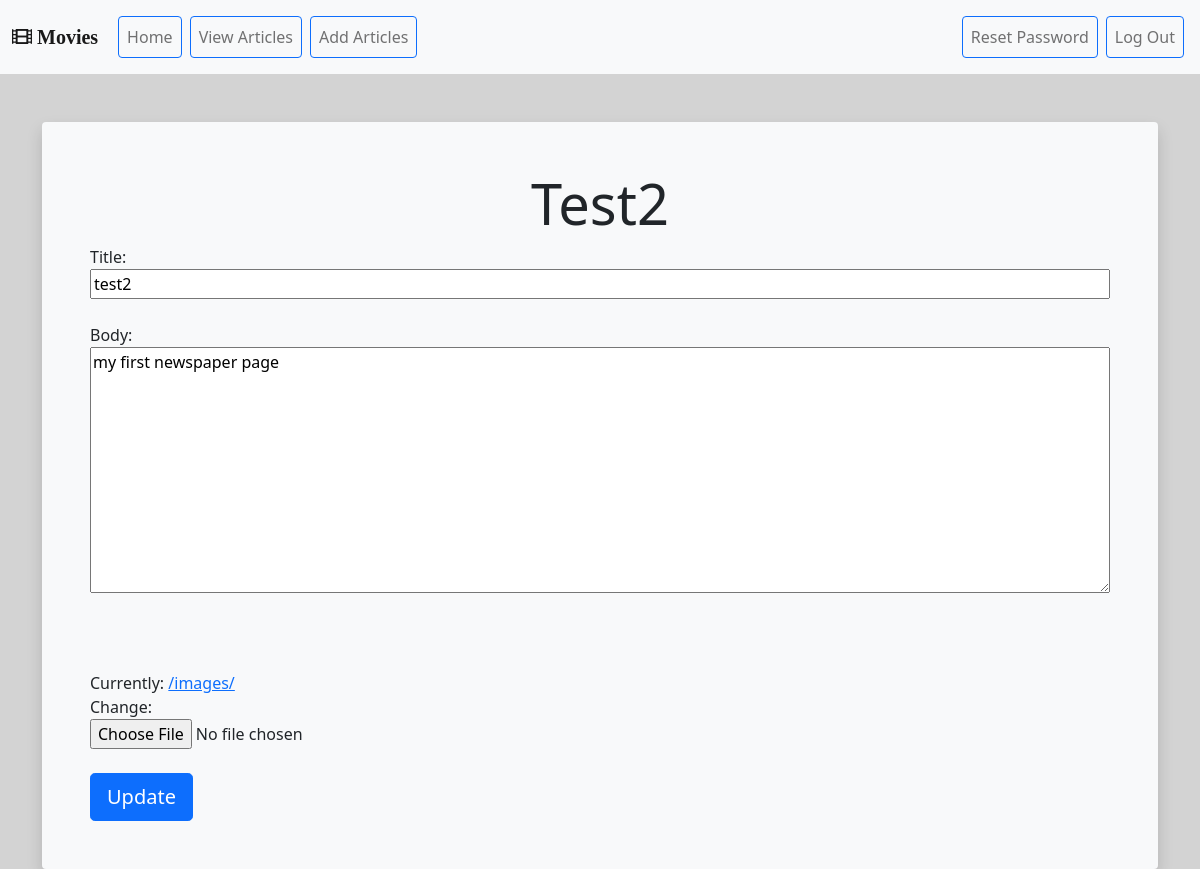
The page /articles/2/edit/ (signed in) on the database its author committed.
### articles/models.py (models this page shows, shortened)
class Article(models.Model):
    title = models.CharField(max_length=255)
    body = models.TextField()
    date = models.DateTimeField(auto_now_add=True)
    author = models.ForeignKey(
        get_user_model(),       # the user that is creating the model
        on_delete = models.CASCADE
    )
    image = models.ImageField(upload_to='static/images/', default='static/images/')

### articles/views.py (the view)
# urls.py: path('<int:pk>/edit/', ArticleUpdateView.as_view(),  name='article_edit'),
class ArticleUpdateView(LoginRequiredMixin, UserPassesTestMixin, UpdateView):
    model = Article
    template_name = 'article_edit.html'
    fields = ('title', 'body', 'image')
    def test_func(self): # for UserPassesTestMixin
        obj = self.get_object()
        return obj.author == self.request.user

### templates/article_edit.html (shortened to what this page needs)
{% extends 'base.html' %}
{% load static %}
{% load crispy_forms_tags %}
{% block cssstyle %}
<link rel="stylesheet" href="{% static 'css/form.css' %}">
{% endblock cssstyle %}
{% block content %}
<div class="container">
    <div class="bg-light p-5 rounded mt-5 shadow">
        <div class="jumbotron">
            <h1 class="display-4 text-center">{{ article.title|capfirst }}</h1>
            <form action="" method="post" enctype="multipart/form-data">
                <div class="controls">
                    {{ form.title.label_tag }}
                    <br />{{ form.title }}
                    <br />
                    <br />{{ form.body.label_tag }}
                    <br />{{ form.body }}
                    <br />
                    <br />
                    <br/>
                    <br/>{{ form.image }}
                </div>
                <br />
                <button class="btn btn-lg btn-primary ml-2" type="submit">Update</button>
            </form>
        </div>
    </div>
</div>
{% endblock content %}

### static/css/base.css (style rules this page uses)
body { background-color:lightgrey; }

### static/css/form.css (style rules this page uses)
.controls a { width:100% }
#id_body { width:100%; }
#id_image { width:100%; }
#id_title { width:100%; }

### rows shown on the page
Article: title "Test2", title "test2", body "my first newspaper page"
